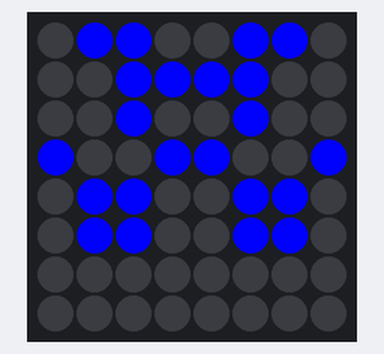
Simulated run of this program. Board: Raspberry Pi (BCM pin numbers) with a Sense HAT. Shown: the Sense HAT's 8×8 RGB LED matrix. Random numbers come from a fixed seed.

Above: at 0.1 s.
At 3.1 s:
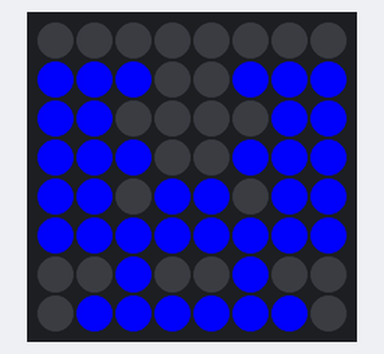
At 9.1 s:
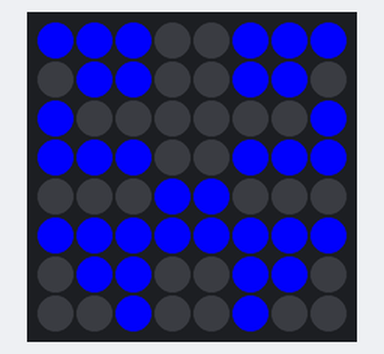
At 18.1 s:
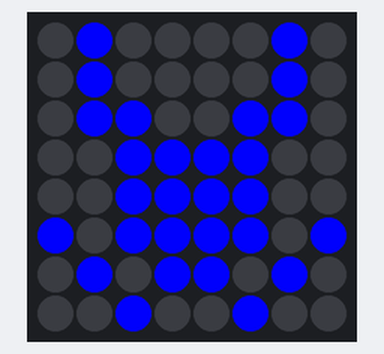
At 27.1 s:
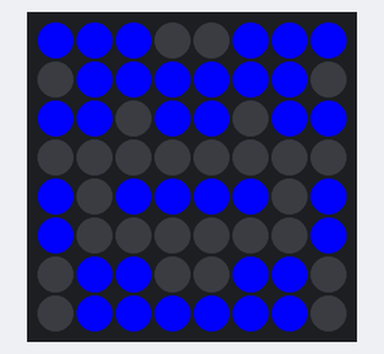
At 36.1 s:
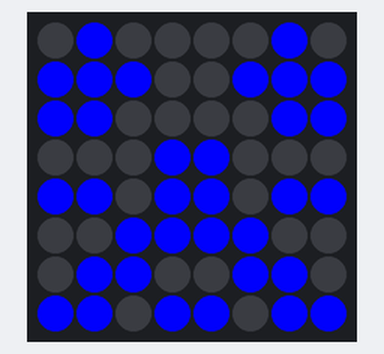

Measured:
- what the display in image 1 shows lasts 3.0 s, from 3.0 s to 6.0 s

The program:

arcade.py
```python
from sense_hat import SenseHat
import random
from math import floor, ceil
import time
import sys
import os

sense = SenseHat()

color_blue = (0, 0, 255)
color_black = (0, 0, 0)

while True:
  try:
    pattern = ""
    matrix = []
    for r in range(0,8):
        temp = ""
        for c in range(0, 4):
            temp = temp + str(round(random.random()))

        temp = temp + temp[::-1]
        pattern = pattern + temp

    for p in range(0,64):
        bit = int(pattern[p])
        color = color_blue if bit == 1 else color_black
        matrix.append(color)

    sense.set_pixels(matrix)
    time.sleep(3)
  except KeyboardInterrupt:
    print('Interrupted')
    sense.clear()
    try:
        sys.exit(0)
    except SystemExit:
        os._exit(0)
```
